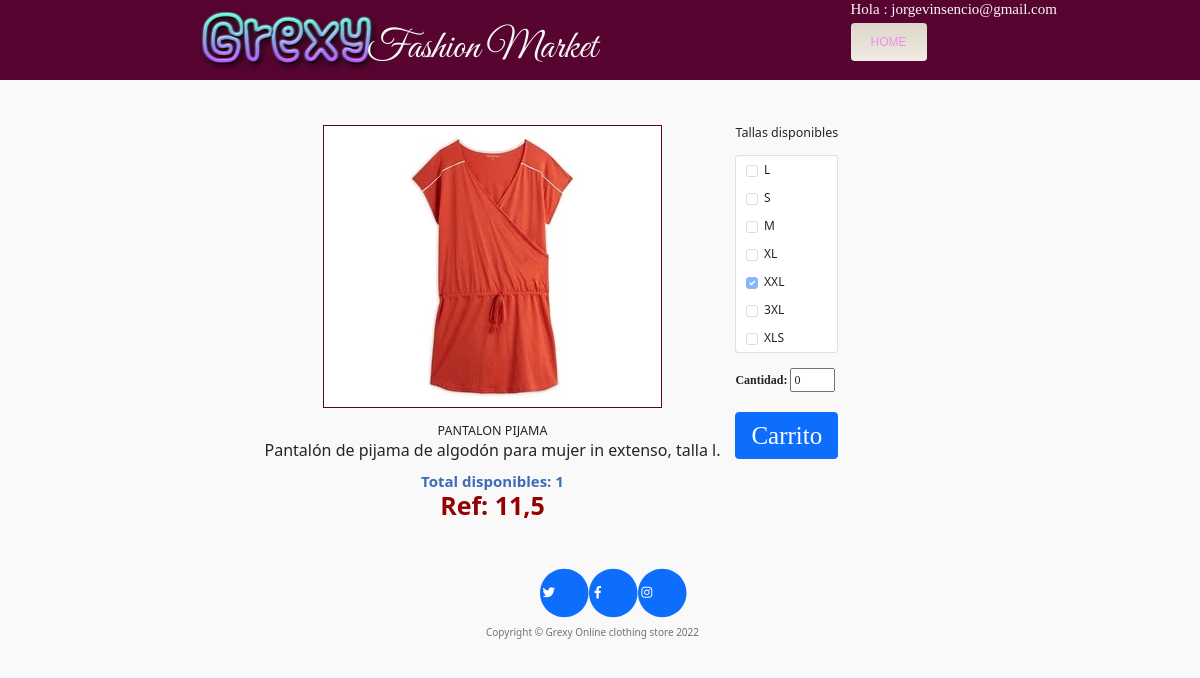
The page /fn_show_product/2 (signed in) on the database its author committed.
### main.py (models this page shows)
class User(db.Model, UserMixin):
    __tablename__ = "user"
    id          =db.Column(db.Integer,primary_key =True)
    email       =db.Column(db.String(50),unique =True,nullable = False)
    password    =db.Column(db.String(50),nullable = False)
    name        =db.Column(db.String(100),nullable =False)
    telf_contact=db.Column(db.String(20),nullable =False)

class Products(db.Model, UserMixin):
    __tablename__ = "products"
    prod_id         =db.Column(db.Integer,primary_key =True)
    categoria_id    =db.Column(db.Integer, primary_key=False)
    desc_small_prod =db.Column(db.String(100),unique =True,nullable = False)
    desc_large_prod =db.Column(db.String(100),nullable = False)
    img_prod        =db.Column(db.String(100),nullable =False)
    price_prod      =db.Column(db.Float, primary_key=False,nullable = False)
    sex_prod        =db.Column(db.String(1), nullable=False)
    target_prod     =db.Column(db.String(1), nullable=False)
    size_L_count    =db.Column(db.Integer, primary_key=False,nullable = False)
    size_S_count    =db.Column(db.Integer, primary_key=False,nullable = False)
    size_M_count    =db.Column(db.Integer, primary_key=False,nullable = False)
    size_XL_count   =db.Column(db.Integer, primary_key=False,nullable = False)
    size_XXL_count  =db.Column(db.Integer, primary_key=False,nullable = False)
    size_3XL_count  =db.Column(db.Integer, primary_key=False,nullable = False)
    size_XLS_count  =db.Column(db.Integer, primary_key=False,nullable = False)

### main.py (the view)
@app.route('/fn_show_product/<prod_id>',methods=["GET","POST"])
def fn_show_product(prod_id):
    global prod_list_det_glb,USER_CARD_LIST
    form = AddCarForm()
    if request.method =='POST':
        USER_CARD_LIST.append((prod_id,request.form.get('cantidad_req')))
        return redirect(url_for('fn_home'))
    else:
        fn_get_det_products(pProd_id=prod_id)
        return render_template(template_name_or_list='show-prod.html'
                               ,conpany_name        =COMPANY_NAME
                               ,btn_title           ='HOME'
                               ,current_year        =CURRENT_YEAR
                               ,prod_list_det       =prod_list_det_glb
                               ,full_name_user      =full_name_user
                               ,form                =form
                               )

### forms.py
class AddCarForm(FlaskForm):
    cantidad_req   =IntegerField('Cantidad:',[DataRequired(),length(min=1, max=3),input_required(),number_range(min=0, max=5)], default=0)
    submit         =SubmitField("Carrito")

### main.py (called while the page is built)
def fn_get_det_products(pProd_id):
    global prod_list_det_glb
    prod_list_det_glb = Products_vw.query.filter(Products_vw.prod_id == pProd_id).all()

@login_manager.user_loader
def fn_load_user(user_id):
    return User.query.get(int(user_id))

### templates/show-prod.html
{% extends 'bootstrap/base.html' %}
{% import "bootstrap/wtf.html" as wtf %}
{% block content %}
{% include "header2.html" %}
<br><br><br>
<div class="row container div-login-main">
    <div class="col-md-auto
     div-well-come-back">
        <img src="{{ prod_list_det[0].img_prod}}" class="img-fluid" style="border: solid 1px;border-color: #570530;" alt="...">
        <br><br>
        <h5 class="card-title">{{ prod_list_det[0].desc_small_prod}}</h5>
        <p class="card-text" style="font-size: 16px;">{{ prod_list_det[0].desc_large_prod.capitalize() }}</p>
        <h5 class="card-title card-price" style="font-size: 15px;color : #3D6CB9;">Total disponibles: {{ prod_list_det[0].total_count }}</h5>
        <h5 class="card-title card-price" style="font-size: 25px;">Ref: {{ prod_list_det[0].price_prod}}</h5>
    </div>
    <div class="col-md-auto">
        <h5 class="card-title">Tallas disponibles</h5> <br>
        <ul class="list-group">
            <li class="list-group-item">
                {% if prod_list_det[0].size_L_count > 0 %}
                <input name="chk_size" class="form-check-input me-1" type="checkbox" checked disabled="True">
                {% else %}
                <input name="chk_size" class="form-check-input me-1" type="checkbox" disabled="True">
                {% endif %}
                L
            </li>
            <li class="list-group-item">
                {% if prod_list_det[0].size_S_count > 0 %}
                <input name="chk_size" class="form-check-input me-1" type="checkbox" checked disabled="True">
                {% else %}
                <input name="chk_size" class="form-check-input me-1" type="checkbox" disabled="True">
                {% endif %}
                S
            </li>
            <li class="list-group-item">
                {% if prod_list_det[0].size_M_count > 0 %}
                <input name="chk_size" class="form-check-input me-1" type="checkbox" checked disabled="True">
                {% else %}
                <input name="chk_size" class="form-check-input me-1" type="checkbox" disabled="True">
                {% endif %}
                M
            </li>
            <li class="list-group-item">
                {% if prod_list_det[0].size_XL_count > 0 %}
                <input name="chk_size" class="form-check-input me-1" type="checkbox" checked disabled="True">
                {% else %}
                <input name="chk_size" class="form-check-input me-1" type="checkbox" disabled="True">
                {% endif %}
                XL
            </li>
            <li class="list-group-item">
                {% if prod_list_det[0].size_XXL_count > 0 %}
                <input name="chk_size" class="form-check-input me-1" type="checkbox" checked disabled="True">
                {% else %}
                <input name="chk_size" class="form-check-input me-1" type="checkbox" disabled="True">
                {% endif %}
                XXL
            </li>
            <li class="list-group-item">
                {% if prod_list_det[0].size_3XL_count > 0 %}
                <input name="chk_size" class="form-check-input me-1" type="checkbox" checked disabled="True">
                {% else %}
                <input name="chk_size" class="form-check-input me-1" type="checkbox" disabled="True">
                {% endif %}
                3XL
            </li>
            <li class="list-group-item">
                {% if prod_list_det[0].size_XLS_count > 0 %}
                <input name="chk_size" class="form-check-input me-1" type="checkbox" checked disabled="True">
                {% else %}
                <input name="chk_size" class="form-check-input me-1" type="checkbox" disabled="True">
                {% endif %}
                XLS
            </li>
        </ul>
        <br>
            <form class="form-add2" name="FrmAddProd" action="{{ url_for('fn_show_product', prod_id=prod_list_det[0].prod_id) }}" method="post">
                {{ form.cantidad_req.label}}
                {{ form.cantidad_req }} <br><br>
                {{ form.submit(class_="btn btn-primary but-form-car") }}
            </form>
    </div>
</div>
{% include "footer.html" %}
{% endblock %}

### templates/header2.html (shortened to what this page needs)
<!doctype html>
<html lang="en">
  <head>
    <link href="https://cdn.jsdelivr.net/npm/bootstrap@5.2.0-beta1/dist/css/bootstrap.min.css" rel="stylesheet">
    <link rel="stylesheet" href="/static/css/styles.css">
      <link rel="stylesheet" href="/static/css/styles2.css">
  </head>
  <body>
    <div class="row div_first_row">
         <div class="col">
                  <img class="img-logo" src="/static/images/GrexyFun.png" alt="img-logo">
         </div>
         <div class="col-md-auto div_title_company">
                <h1 id="id-company">{{conpany_name}}</h1>
         </div>
        <div class="col div-header2-col2">
            <h1 id="h1-identificate">Hola : {{ full_name_user }}</h1>
           <a class="btn btn-primary float-right btn_bar" href="{{ url_for('fn_home') }}">{{ btn_title }}</a>
        </div>
    </div>

### static/css/styles.css (style rules this page uses)
html,body { height: 1000px; background-color: #F9F9F9; }
.container { max-width: 1299px; }
.div_first_row { height:80px; background-color: #570530 }
.div_title_company { font-family: 'Rubik Moonrocks'; text-align: center; width: 40%; }
.div-well-come-back { justify-content: center; text-align: center; }
.div-login-main { width: 800px; position: relative; left: 257px; }
#submit { font-size: 25px; font-family: 'Source+Serif+Pro'; }
#id-company { height: 50%; width : 50%; font-size: 40px; text-align: -webkit-center; font-family: 'Great Vibes'; color : #F7F7F7; position: relative; top: 30%; }
.btn_bar { background: #DCD7C9; background-image: -webkit-linear-gradient(top, #DCD7C9, #F0EBE3); background-image: -moz-linear-gradient(top, #DCD7C9, #F0EBE3); background-image: -ms-linear-gradient(top, #DCD7C9, #F0EBE3); background-image: -o-linear-gradient(top, #DCD7C9, #F0EBE3); background-image: linear-gradient(to bottom, #DCD7C9, #F0EBE3); -webkit-border-radius: 28; -moz-border-radius: 28; border: none; font-family: Arial; color: #eb90eb; font-size: 12px; padding: 10px 20px 10px 20px; text-decoration: none; width:auto; }

### static/css/styles2.css (style rules this page uses)
.card-price { color: #950101; font-size: 15px; font-weight: bold; }
.list-group-item { font-size: 12px; }
.img-logo { height : 80px; position: relative; left: 190px; }
#h1-identificate { font-size: 15px; font-family: 'Rubik Moonrocks'; color: #F7F7F7; }
.form-add2 { font-size: 12px; font-family: 'Rubik Moonrocks'; }
.but-form-car { width: 100%; }

### rows shown on the page
User: email "jorgevinsencio@gmail.com"
Products: desc_small_prod "PANTALON PIJAMA", desc_large_prod "Pantalón de pijama de algodón para mujer in extenso, talla l."

### other values the page prints
{{ conpany_name }} "Fashion Market"
{{ btn_title }} "HOME"
{{ prod_list_det[0].total_count }} "1"
{{ prod_list_det[0].price_prod }} "11,5"
{{ current_year }} "2022"
